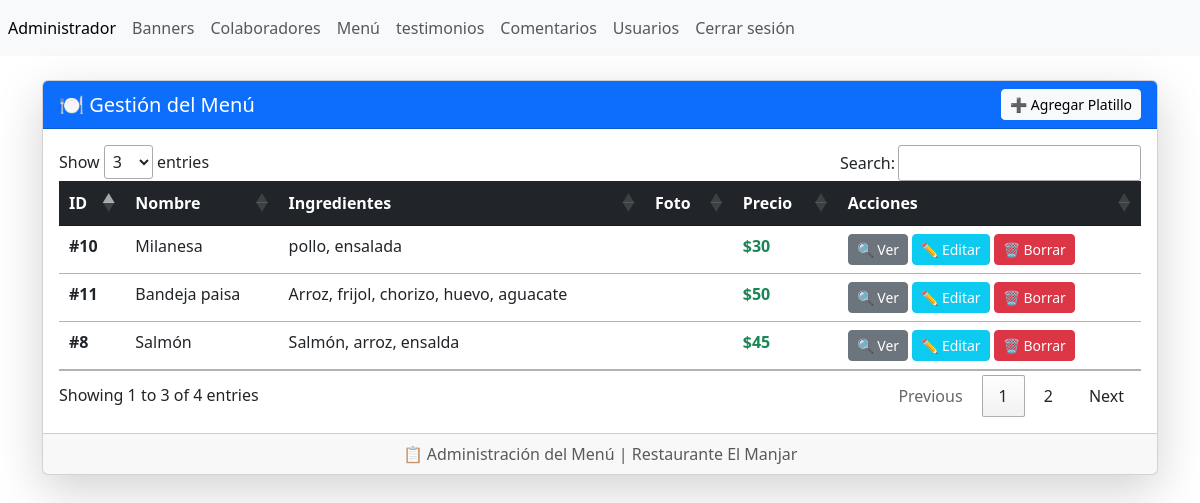
Page /admin/seccion/menu/index.php (signed in) on the committed database.
### tables this page shows
CREATE TABLE `tbl_menu` (
  `ID` int(11) NOT NULL,
  `nombre` varchar(255) NOT NULL,
  `ingredientes` varchar(255) NOT NULL,
  `foto` varchar(255) NOT NULL,
  `precio` varchar(255) NOT NULL
);

### admin/seccion/menu/index.php (the view, shortened to what this page needs)
<?php
include("../../bd.php");
$sentencia = $conexion->prepare("SELECT * FROM `tbl_menu`");
$sentencia->execute();
$lista_menu = $sentencia->fetchAll(PDO::FETCH_ASSOC);
include ("../../templates/header.php");
?>
<br>
<div class="card shadow-lg">
    <div class="card-header bg-primary text-white d-flex justify-content-between align-items-center">
        <h5 class="mb-0">🍽️ Gestión del Menú</h5>
        <a class="btn btn-light btn-sm" href="crear.php" role="button">➕ Agregar Platillo</a>
    </div>
    <div class="card-body">
        <div class="table-responsive">
            <table class="table table-hover">
                <thead class="table-dark">
                    <tr>
                        <th scope="col">ID</th>
                        <th scope="col">Nombre</th>
                        <th scope="col">Ingredientes</th>
                        <th scope="col">Foto</th>
                        <th scope="col">Precio</th>
                        <th scope="col">Acciones</th>
                    </tr>
                </thead>
                <tbody>
                    <?php foreach($lista_menu as $registro){ ?>
                        <tr>
                            <td class="fw-bold">#<?php echo $registro["ID"];?></td>
                            <td><?php echo $registro["nombre"];?></td>
                            <td><?php echo $registro["ingredientes"];?></td>
                            <td><img src="../../../images/menu/<?php echo $registro['foto']; ?>" width="60" class="rounded shadow-sm" alt=""></td>
                            <td class="text-success fw-bold">$<?php echo number_format($registro["precio"], 0, ',', '.'); ?></td>
                            <td>
                                <button class="btn btn-secondary btn-sm" data-bs-toggle="modal" data-bs-target="#modal<?php echo $registro['ID']; ?>">🔍 Ver</button>
                                <a class="btn btn-info btn-sm text-white" href="editar.php?txtID=<?php echo $registro['ID']; ?>" role="button">✏️ Editar</a>
                                <a class="btn btn-danger btn-sm" href="index.php?txtID=<?php echo $registro['ID']; ?>" role="button">🗑️ Borrar</a>
                            </td>
                        </tr>
                    <?php } ?>
                </tbody>
            </table>
        </div>
    </div>
    <div class="card-footer text-muted text-center">📋 Administración del Menú | Restaurante El Manjar</div>
</div>
<?php include ("../../templates/footer.php"); ?>
<link rel="stylesheet" href="https://cdn.jsdelivr.net/npm/bootstrap@5.3.0/dist/css/bootstrap.min.css">

### admin/templates/header.php (shortened to what this page needs)
<?php
$url_base="http://localhost/restaurant/admin/";
?>
<!doctype html>
<html lang="en">
<head>
  <link href="https://cdn.jsdelivr.net/npm/bootstrap@5.2.1/dist/css/bootstrap.min.css" rel="stylesheet"
>
    <link rel="stylesheet" type="text/css" href="https://cdn.datatables.net/1.13.2/css/jquery.dataTables.min.css">
</head>
<body>
  <header>
    <nav class="navbar navbar-expand navbar-light bg-light">
        <div class="nav navbar-nav">
            <a class="nav-item nav-link active" href="<?php echo $url_base;?>index.php" aria-current="page">Administrador <span class="visually-hidden">(current)</span></a>
            <a class="nav-item nav-link" href="<?php echo $url_base;?>seccion/banners/">Banners</a>
            <a class="nav-item nav-link" href="<?php echo $url_base;?>seccion/colaboradores/">Colaboradores</a>
            <a class="nav-item nav-link" href="<?php echo $url_base;?>seccion/menu/">Menú</a>
            <a class="nav-item nav-link" href="<?php echo $url_base;?>seccion/testimonios/">testimonios</a>
            <a class="nav-item nav-link" href="<?php echo $url_base;?>seccion/comentarios/">Comentarios</a>
            <a class="nav-item nav-link" href="<?php echo $url_base;?>seccion/usuarios/">Usuarios</a>
            <a class="nav-item nav-link" href="<?php echo $url_base;?>cerrar.php">Cerrar sesión</a>
        </div>
    </nav>
  </header>
  <main>
<section class="container">

### admin/templates/footer.php (shortened to what this page needs)
</section>
</main>
</body>
</html>

### rows in the picture
tbl_menu: ID "8", nombre "Salmón", ingredientes "Salmón, arroz, ensalda", precio "45"
tbl_menu: ID "10", nombre "Milanesa", ingredientes "pollo, ensalada", precio "30"
tbl_menu: ID "11", nombre "Bandeja paisa", ingredientes "Arroz, frijol, chorizo, huevo, aguacate", precio "50"
